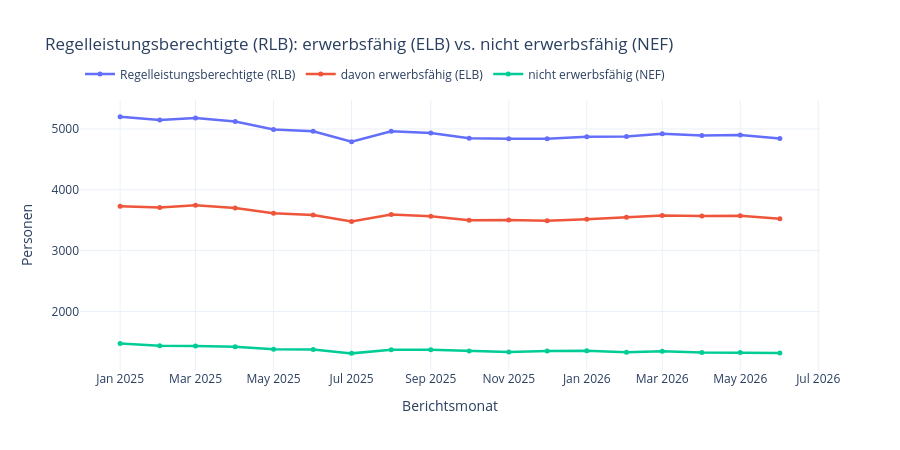

The notebook cell this image was saved under:
### Markdown cell above
## 1. Zeitreihe: RLB, ELB und NEF im Vergleich

Wie entwickeln sich die drei Kennzahlen hinter dem Regelleistungsberechtigten-Begriff über
die Zeit?

### Code cell
fig = go.Figure()
for spalte, name, farbe in [
    ("rlb", "Regelleistungsberechtigte (RLB)", "#1e3a8a"),
    ("elb", "davon erwerbsfähig (ELB)", "#2563eb"),
    ("nef", "nicht erwerbsfähig (NEF)", "#dc2626"),
]:
    fig.add_trace(go.Scatter(
        x=wide.index.to_timestamp(), y=wide[spalte], name=name,
        mode="lines+markers", line=dict(width=2.5), marker=dict(size=5),
    ))
fig.update_layout(
    title="Regelleistungsberechtigte (RLB): erwerbsfähig (ELB) vs. nicht erwerbsfähig (NEF)",
    xaxis_title="Berichtsmonat", yaxis_title="Personen", template="plotly_white",
    height=450, hovermode="x unified", legend=dict(orientation="h", y=1.15),
)
fig.write_image(ABBILDUNGEN_DIR / "abb38_rlb_elb_nef_zeitreihe.png", scale=2)
fig

### Figure 1 — Plotly figure (JSON) as saved in the notebook; plotly's stock layout.template omitted (floating-point values rounded to 4 significant figures)
{"data": [{"line": {"width": 2.5}, "marker": {"size": 5}, "mode": "lines+markers", "name": "Regelleistungsberechtigte (RLB)", "type": "scatter", "x": ["2025-01-01T00:00:00", "2025-02-01T00:00:00", "2025-03-01T00:00:00", "2025-04-01T00:00:00", "2025-05-01T00:00:00", "2025-06-01T00:00:00", "2025-07-01T00:00:00", "2025-08-01T00:00:00", "2025-09-01T00:00:00", "2025-10-01T00:00:00", "2025-11-01T00:00:00", "2025-12-01T00:00:00", "2026-01-01T00:00:00", "2026-02-01T00:00:00", "2026-03-01T00:00:00", "2026-04-01T00:00:00", "2026-05-01T00:00:00", "2026-06-01T00:00:00"], "y": [5202.0, 5148.0, 5179.0, 5122.0, 4990.0, 4960.0, 4788.0, 4962.0, 4934.0, 4847.0, 4840.0, 4838.0, 4871.0, 4877.0, 4920.0, 4891.0, 4899.0, 4841.0]}, {"line": {"width": 2.5}, "marker": {"size": 5}, "mode": "lines+markers", "name": "davon erwerbsfähig (ELB)", "type": "scatter", "x": ["2025-01-01T00:00:00", "2025-02-01T00:00:00", "2025-03-01T00:00:00", "2025-04-01T00:00:00", "2025-05-01T00:00:00", "2025-06-01T00:00:00", "2025-07-01T00:00:00", "2025-08-01T00:00:00", "2025-09-01T00:00:00", "2025-10-01T00:00:00", "2025-11-01T00:00:00", "2025-12-01T00:00:00", "2026-01-01T00:00:00", "2026-02-01T00:00:00", "2026-03-01T00:00:00", "2026-04-01T00:00:00", "2026-05-01T00:00:00", "2026-06-01T00:00:00"], "y": [3731.0, 3710.0, 3746.0, 3701.0, 3612.0, 3584.0, 3478.0, 3594.0, 3564.0, 3499.0, 3505.0, 3489.0, 3517.0, 3547.0, 3576.0, 3568.0, 3573.0, 3524.0]}, {"line": {"width": 2.5}, "marker": {"size": 5}, "mode": "lines+markers", "name": "nicht erwerbsfähig (NEF)", "type": "scatter", "x": ["2025-01-01T00:00:00", "2025-02-01T00:00:00", "2025-03-01T00:00:00", "2025-04-01T00:00:00", "2025-05-01T00:00:00", "2025-06-01T00:00:00", "2025-07-01T00:00:00", "2025-08-01T00:00:00", "2025-09-01T00:00:00", "2025-10-01T00:00:00", "2025-11-01T00:00:00", "2025-12-01T00:00:00", "2026-01-01T00:00:00", "2026-02-01T00:00:00", "2026-03-01T00:00:00", "2026-04-01T00:00:00", "2026-05-01T00:00:00", "2026-06-01T00:00:00"], "y": [1472.0, 1438.0, 1432.0, 1421.0, 1377.0, 1376.0, 1311.0, 1368.0, 1370.0, 1348.0, 1335.0, 1349.0, 1353.0, 1330.0, 1344.0, 1323.0, 1326.0, 1318.0]}], "layout": {"height": 450, "hovermode": "x unified", "legend": {"orientation": "h", "y": 1.15}, "title": {"text": "Regelleistungsberechtigte (RLB): erwerbsfähig (ELB) vs. nicht erwerbsfähig (NEF)"}, "xaxis": {"title": {"text": "Berichtsmonat"}}, "yaxis": {"title": {"text": "Personen"}}}}
